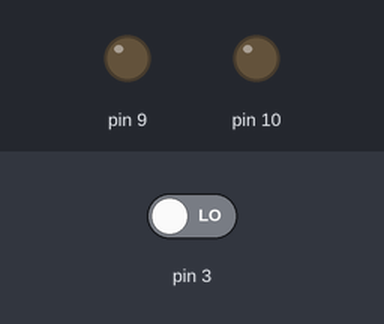
This sketch was run on a simulated Arduino Uno, built with avr-gcc and run on an emulated ATmega328P. Shown: output pins drawn as LEDs (lit = HIGH). The inputs (shaded band) are chosen by the test bench; at power-on: pin 3 LOW. What the sketch prints to the serial monitor is not drawn.

Above: at 1.2 s.
1.3 s: pin 3 driven HIGH
At 1.9 s:
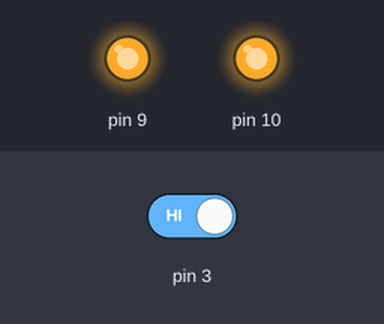
2.8 s: pin 3 driven LOW
At 3.1 s:
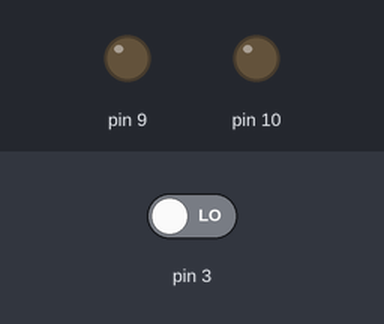
Timing chart, 0 to 5.8 s (numbered marks = the images above; inputs shaded):
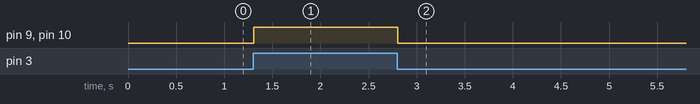

The sketch:

home-security_system.ino
```cpp
// C++ code
//
void setup()
{

  pinMode(3 ,INPUT);
  pinMode(9, OUTPUT);
  pinMode(10, OUTPUT);

  Serial.begin(9600);


}

void loop()
{
  int a = digitalRead(3);

  Serial.println(a);

  if(a==1)
  {
    digitalWrite(9,HIGH);
    digitalWrite(10,HIGH);
  }

  else
  {
    digitalWrite(9,LOW);
    digitalWrite(10,LOW);
  }


}
```

Measured:
- after the input at 1.3 s, pin 9, pin 10: LOW → HIGH at once
- after the input at 2.8 s, pin 9, pin 10: HIGH → LOW at once
